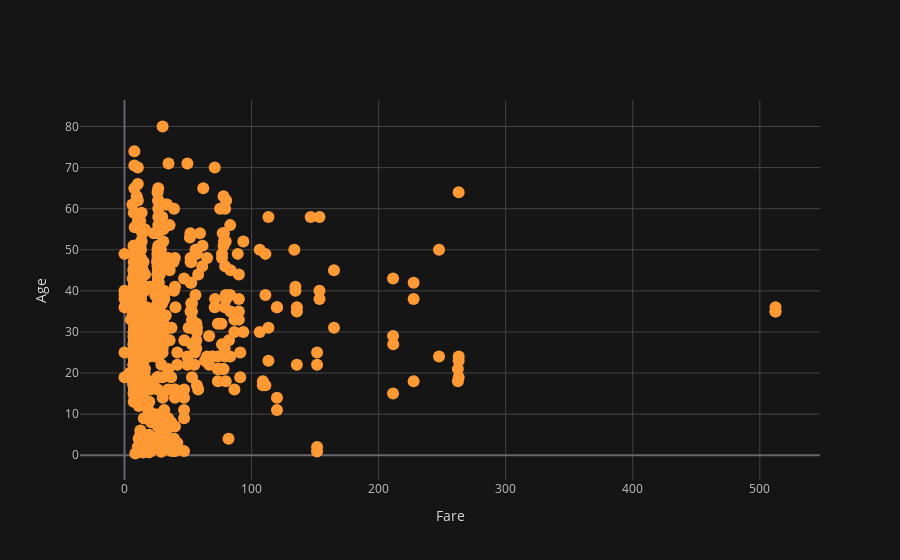

Notebook code cell kept with this figure:
### Code cell
## change the theme 
cf.set_config_file(theme = "solar")
titanic.iplot(kind="scatter",x="fare",y="age",mode="markers",xTitle="Fare",yTitle="Age")

### Figure 1 — Plotly figure (JSON) as saved in the notebook; plotly's stock layout.template omitted (floating-point values rounded to 4 significant figures; data arrays with more than 128 entries replaced by an {"elided": "..."} marker saying what was removed)
{"data": [{"line": {"color": "rgba(255, 153, 51, 1.0)", "dash": "solid", "shape": "linear", "width": 1.3}, "marker": {"size": 12, "symbol": "circle"}, "mode": "markers", "name": "age", "text": "", "type": "scatter", "x": {"elided": "891 float values"}, "y": {"elided": "891 mixed values"}}], "layout": {"legend": {"bgcolor": "#151516", "font": {"color": "#D9D9D9"}}, "paper_bgcolor": "#151516", "plot_bgcolor": "#151516", "title": {"font": {"color": "#D9D9D9"}}, "xaxis": {"gridcolor": "#434343", "showgrid": true, "tickfont": {"color": "#C2C2C2"}, "title": {"font": {"color": "#D9D9D9"}, "text": "Fare"}, "zerolinecolor": "#666570"}, "yaxis": {"gridcolor": "#434343", "showgrid": true, "tickfont": {"color": "#C2C2C2"}, "title": {"font": {"color": "#D9D9D9"}, "text": "Age"}, "zerolinecolor": "#666570"}}}
